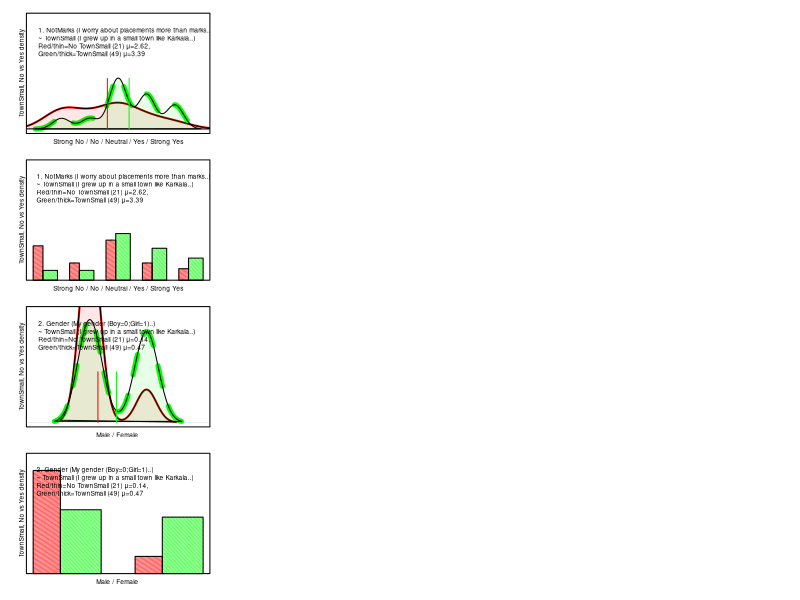
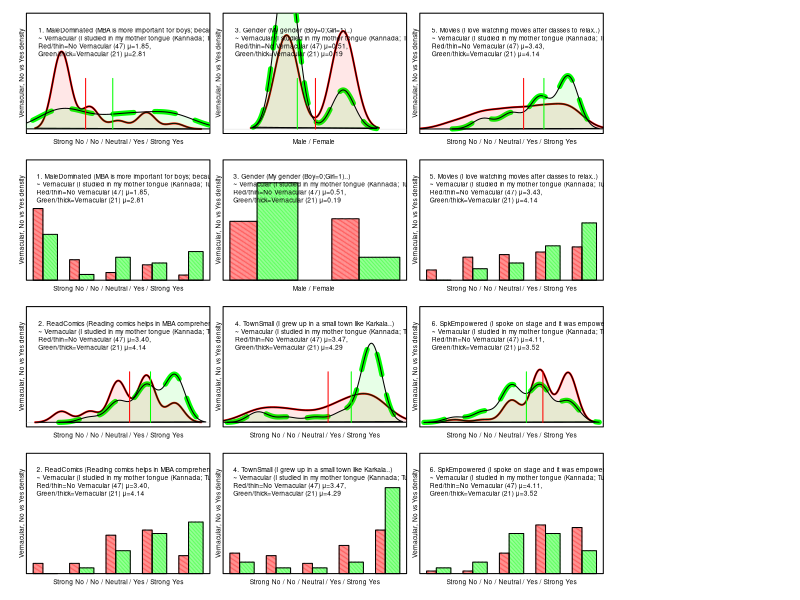

These figures' R source, in order:
#######################################################################
# Title: Process MBA survey data.
# GPL(C) moshahmed_at_gmail
#######################################################################
# 1. Setup
#######################################################################
## Do this once to download from the web.
# install.packages("psych")
# install.packages("GPArotation")
# install.packages("psy") 
# install.packages("nFactors")
library(psy)
library(psych)
library(GPArotation)
library(nFactors)
library(corrplot)
options(digits=3) # Easy to read precision. 

# Read the survey data csv into R.
# For Survey  paper.
setwd(dirname(sys.frame(1)$ofile)) 
survey <- read.csv("data/n3.csv")
titles <- read.csv("data/n3title.csv")

# outdir <- 'out/vernacular/'
outdir <- './'

Opinions <- function(Question,setNo,setYes) {
  # Differences in opinion between Question
  printcount <- 0
  imgfile<-paste(outdir,Question,'.jpg',sep='')
  txtfile<-paste(outdir,Question,".txt",sep="")
  jpeg(imgfile, width=8, height=5, units = 'in', res = 600)
  sink(txtfile,append=FALSE,split=TRUE)
  par(mfcol=c(4,4), oma=c(1,1,0,0), mar=c(1,1,1,0), tcl=-0.1, mgp=c(0,0,0))
  for (cn in names(survey)){
    if (cn==Question) next
    dlong <- paste(titles$Long[match(Question,titles$Short)])
    if (nrow(setNo)<1) next
    if (nrow(setYes)<1) next
    # Run the t-test
    tv <- t.test(setNo[cn], setYes[cn], var.equal=T)
    if (tv$p.value >= .05) next
    print(sprintf("Processing Opinions: %s No=%d Yes=%d\n",
      cn, nrow(setNo), nrow(setYes)))
    printcount <- printcount+1
    meanNo <- mean(setNo[,cn])
    meanYes <- mean(setYes[,cn])
    likerts5 <- "Strong No / No / Neutral / Yes / Strong Yes"
    likerts3 <- "No/Neutral/Yes"
    # Plot the graph.
    xlab1 <- likerts5
    xlim1 <- c(0,6)
    if (cn == "Gender") {
      xlab1 <- "Male / Female "
      xlim1 <- c(-1,2)
    }
    ylab2 <- sprintf("%s, No vs Yes density", Question)
    # Plot No=red, Yes=green.
    plot(density(setNo[,cn]),col="red", main="",
      #panel.first = grid(),
      xlab=xlab1,
      ylab=ylab2,
      xlim=xlim1,
      cex.lab=0.6,
      ylim=c(0,1.1), xaxt="n", yaxt="n",lwd=2)
    lines(density(setYes[,cn]),col="green",lwd=5,lty=8)
    # Shade the polygons also.
    redTrans <- rgb(1,.1,.1,0.1)
    greenTrans <- rgb(.1,1,.1,0.1)
    polygon(density(na.omit(setNo[,cn])), density=-1, col=redTrans)
    polygon(density(na.omit(setYes[,cn])), density=-1, col=greenTrans)
    # Legend
    clong <- paste(titles$Long[match(cn,titles$Short)])
    clong2 <- substr(clong, start=0, stop=50)
    dlong2 <- substr(dlong, start=0, stop=50)
    unicode_mu <- "\u03BC"
    fmtLegend2 <- sprintf(paste("%d. %s (%s..)\n",
          "~ %s (%s..)\n",
          "Red/thin=No %s (%d) %s=%3.2f,\n",
          "Green/thick=%s (%d) %s=%3.2f",
          sep=""),
        printcount, cn,clong2,
        Question, dlong2,
        Question, nrow(setNo),  unicode_mu, meanNo,
        Question, nrow(setYes), unicode_mu, meanYes)
    legend("topleft", fmtLegend2, bty="n", cex=0.6) 
    # Draw the mean, No=red, Yes=green
    lines( x=c(meanNo,meanNo), y=c(0,.5), col="red")
    lines( x=c(meanYes,meanYes), y=c(0,.5), col="green")
    # 
    perNo <- prop.table(table(factor(setNo[,cn],levels=1:5)))
    perYes <- prop.table(table(factor(setYes[,cn],levels=1:5)))
    if (cn == "Gender") {
      perNo <- prop.table(table(factor(setNo[,cn],levels=0:1)))
      perYes <- prop.table(table(factor(setYes[,cn],levels=0:1)))
    }
    red2   <- rgb(1 ,.1,.1,0.7)
    green2 <- rgb(.1,1 ,.1,0.7)
    barplot(rbind(perNo,perYes),beside=T,
      col=c(red2,green2),
      #panel.first = grid(),
      main="",
      xlab=xlab1,
      ylab=ylab2,
      cex.lab=0.6,
      width=c(4,6),
      angle=c(10,20), density=c(80,80), # Slow rendering
      ylim=c(0,1), xaxt="n", yaxt="n",lwd=2
      ) 
    legend("bottomleft", fmtLegend2, bty="n",cex=.6,inset=c(-.01,.7))
    box()  
    # Print the p.value
    cat(sprintf("%d Different %s pvalue=%f\n",
      printcount, cn, tv$p.value))
    print(tv$estimate)
  }
  dev.off()
  sink()
  print(sprintf("Wrote %s and %s", txtfile,imgfile))
  flush.console()
}
Opinions("TownSmall",  subset(survey,TownSmall<3),  subset(survey,TownSmall>3))
Opinions("Vernacular", subset(survey,Vernacular<3), subset(survey,Vernacular>3)) 
